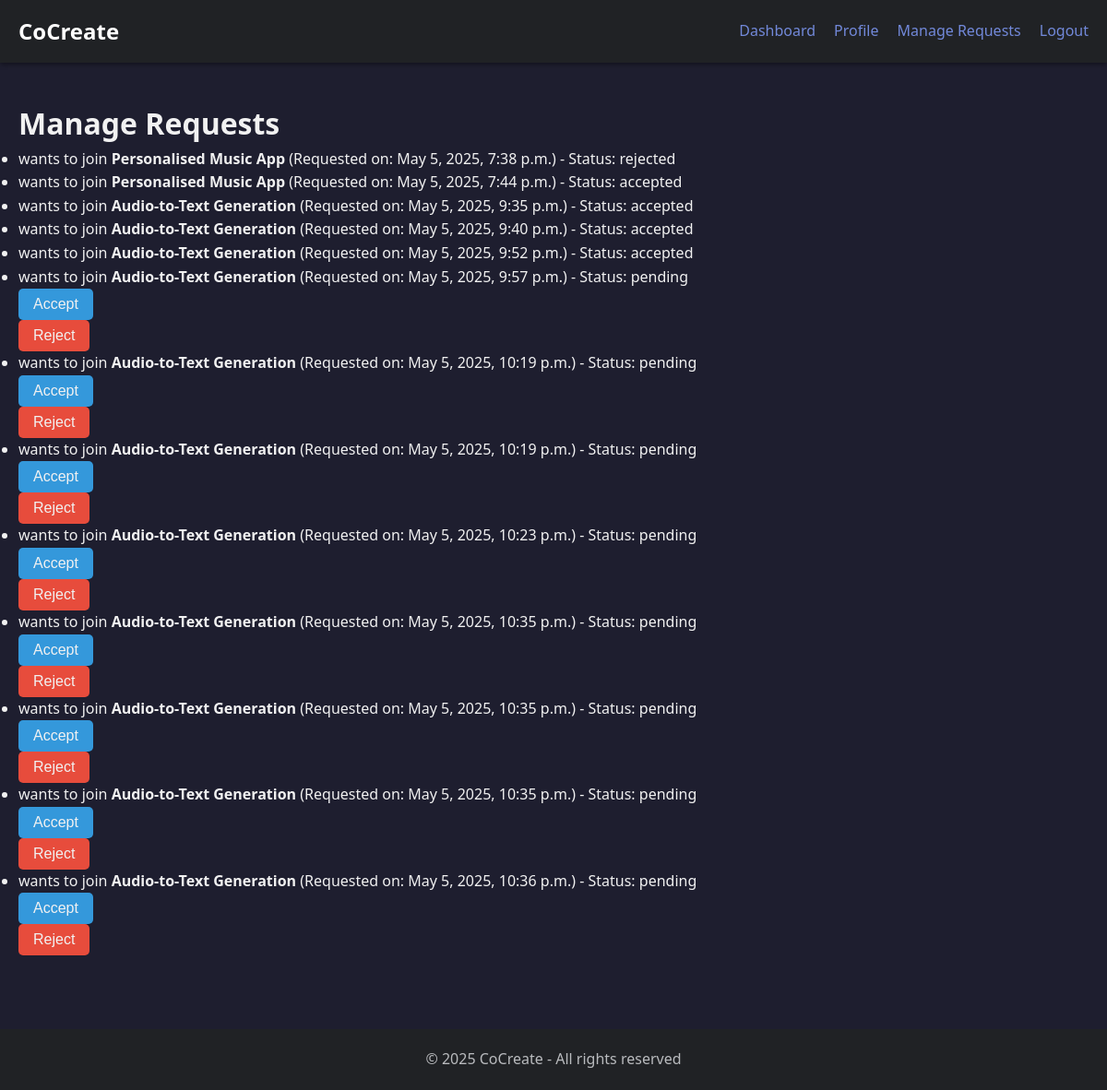
The app's page /ideas/ideas/manage_requests/ (signed in) with its own data.
### ideas/models.py (models this page shows, shortened)
class JoinRequest(models.Model):
    idea = models.ForeignKey(Idea, on_delete=models.CASCADE, related_name='join_requests')
    applicant = models.ForeignKey(User, on_delete=models.CASCADE)
    message = models.TextField(blank=True)
    status = models.CharField(max_length=20, choices=[('pending', 'Pending'), ('accepted', 'Accepted'), ('rejected', 'Rejected')], default='pending')
    created_at = models.DateTimeField(auto_now_add=True)
    updated_at = models.DateTimeField(auto_now=True)

class Idea(models.Model):
    STATUS_CHOICES = [
        ('draft', 'Draft'),
        ('published', 'Published'),
    ]
    title = models.CharField(max_length=200)
    description = models.TextField()
    categories = models.ManyToManyField(Category, related_name='ideas')
    created_by = models.ForeignKey(User, on_delete=models.CASCADE, related_name='ideas')
    created_at = models.DateTimeField(auto_now_add=True)
    updated_at = models.DateTimeField(auto_now=True)
    collaborators = models.ManyToManyField(User, related_name='collaborated_ideas', blank=True)
    max_collaborators = models.IntegerField(default=3)

### ideas/views.py (the view)
# urls.py: path('ideas/manage_requests/', views.user_manage_requests, name='user_manage_requests'),
@login_required
def user_manage_requests(request):  # Renamed to user_manage_requests
    ideas = Idea.objects.filter(created_by=request.user)
    join_requests = JoinRequest.objects.filter(idea__in=ideas) # Changed to JoinRequest
    return render(request, 'ideas/user_manage_requests.html', {
        'join_requests': join_requests,
    })

### templates/ideas/user_manage_requests.html (shortened to what this page needs)
{% extends 'base.html' %}
{% load static %}
{% block content %}
  <h1>Manage Requests</h1>
  {% if join_requests %}
    <ul>
      {% for join_request in join_requests %}
        <li>
          <strong>{{ join_request.user.username }}</strong> wants to join <strong>{{ join_request.idea.title }}</strong>
          (Requested on: {{ join_request.created_at }})
          - Status: {{ join_request.status }}
          {% if join_request.status == 'pending' %}
             <form method="post" action="{% url 'accept_request' idea_id=join_request.idea.id request_id=join_request.id %}">
              <button type="submit" class="accept-button" id="button-grp">Accept</button>
            </form>
            <form method="post" action="{% url 'reject_request' idea_id=join_request.idea.id request_id=join_request.id %}">
              <button type="submit" class="reject-button" id="button-grp">Reject</button>
            </form>
          {% endif %}
        </li>
      {% endfor %}
    </ul>
  {% else %}
    <p>You have no pending join requests.</p>
  {% endif %}
{% endblock %}
{% block extra_css %}
  <link rel="stylesheet" href="{% static 'css/ideas.css' %}">
{% endblock %}

### static/css/base.css (style rules this page uses)
* { margin: 0; padding: 0; box-sizing: border-box; }
body { font-family: 'Segoe UI', Tahoma, Geneva, Verdana, sans-serif; line-height: 1.6; color: #dcddde; background-color: #2f3136; }

### static/css/ideas.css (style rules this page uses)
:root { --bg-color: #1e1e2f; --card-bg: #2c2c3c; --text-color: #f1f1f1; --subtext-color: #a0a0b0; --accent: #3498db; --accent-light: #4fa3e3; --border-color: #3a3a4d; --accent-rgb: 52, 152, 219; --secondary-btn: #5a6268; --secondary-hover: #4d555b; --input-bg: #1a1a28; }
body { background-color: var(--bg-color); color: var(--text-color); }
:root { --bg-color: #1e1e2f; --card-bg: #2c2c3c; --text-color: #f1f1f1; --subtext-color: #a0a0b0; --accent: #3498db; --accent-light: #4fa3e3; --border-color: #3a3a4d; --accent-rgb: 52, 152, 219; }
#button-grp { display: flex; gap: 10px; }
.accept-button, .reject-button { display:inline-flex; padding: 8px 16px; border: none; border-radius: 5px; cursor: pointer; font-size: 1rem; transition: background-color 0.3s ease; color: var(--text-color); }
.accept-button { background-color: var(--accent); }
.reject-button { background-color: #e74c3c; }

### records on screen
JoinRequest: idea "Personalised Music App", created_at "May 5, 2025, 7:38 p.m.", status "rejected"
JoinRequest: idea "Personalised Music App", created_at "May 5, 2025, 7:44 p.m.", status "accepted"
JoinRequest: idea "Audio-to-Text Generation", created_at "May 5, 2025, 9:35 p.m.", status "accepted"
JoinRequest: idea "Audio-to-Text Generation", created_at "May 5, 2025, 9:40 p.m.", status "accepted"
JoinRequest: idea "Audio-to-Text Generation", created_at "May 5, 2025, 9:52 p.m.", status "accepted"
JoinRequest: idea "Audio-to-Text Generation", created_at "May 5, 2025, 9:57 p.m.", status "pending", shows "Accept"
JoinRequest: idea "Audio-to-Text Generation", created_at "May 5, 2025, 10:19 p.m.", status "pending", shows "Accept"
JoinRequest: idea "Audio-to-Text Generation", created_at "May 5, 2025, 10:19 p.m.", status "pending", shows "Accept"
JoinRequest: idea "Audio-to-Text Generation", created_at "May 5, 2025, 10:23 p.m.", status "pending", shows "Accept"
JoinRequest: idea "Audio-to-Text Generation", created_at "May 5, 2025, 10:35 p.m.", status "pending", shows "Accept"
JoinRequest: idea "Audio-to-Text Generation", created_at "May 5, 2025, 10:35 p.m.", status "pending", shows "Accept"
JoinRequest: idea "Audio-to-Text Generation", created_at "May 5, 2025, 10:35 p.m.", status "pending", shows "Accept"
JoinRequest: idea "Audio-to-Text Generation", created_at "May 5, 2025, 10:36 p.m.", status "pending", shows "Accept"
